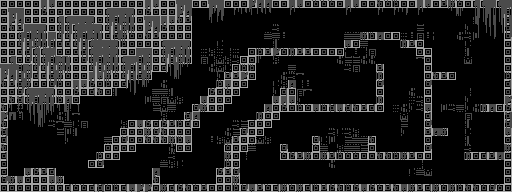

Below is a game level as drawn by its tile map, then a one-line description and the .tmx that defines it (tile-layer data replaced by summaries):
An orthogonal 64x24 tile map with 8x8 px tiles, 3 tile layers (Background, Collision, Foreground) and 8 objects (4x Enemy, 2x Door, Player, Key).

<map version="1.2" tiledversion="1.3.3" orientation="orthogonal" renderorder="right-down" width="64" height="24" tilewidth="8" tileheight="8" infinite="0" nextlayerid="5" nextobjectid="10">
 <editorsettings>
  <export target="rFourMap.lua" format="lua" />
 </editorsettings>
 <tileset firstgid="1" name="Tileset1" tilewidth="8" tileheight="8" tilecount="1024" columns="32">
  <image source="Tileset.png" width="256" height="256" />
 </tileset>
 <layer id="3" name="Background" width="64" height="24">
  <data>[1536 cells, 1536 non-empty, 18 distinct tile ids]</data>
 </layer>
 <layer id="1" name="Collision" width="64" height="24">
  <data>[1536 cells, 611 non-empty, 1 distinct tile ids]</data>
 </layer>
 <objectgroup id="2" name="Object Layer 1">
  <object id="1" type="Player" x="40" y="152">
   <properties>
    <property name="animation_path" value="res/sprite/Player.json" />
    <property name="initial_tag" value="VIP" />
   </properties>
   <polygon points="0,0 0,16 16,16 16,0" />
  </object>
  <object id="2" type="Door" x="32" y="152">
   <properties>
    <property name="initial_tag" value="CLOSE" />
   </properties>
   <polyline points="0,0 0,16 16,16 16,0 0,0" />
  </object>
  <object id="4" type="Door" x="480" y="168">
   <properties>
    <property name="initial_tag" value="OPEN" />
   </properties>
   <polyline points="0,0 0,16 16,16 16,0 0,0" />
  </object>
  <object id="5" type="Key" x="376" y="56">
   <polygon points="0,0 0,8 8,8 8,0" />
  </object>
  <object id="6" type="Enemy" x="120" y="168">
   <properties>
    <property name="animation_path" value="res/sprite/Enemy.json" />
    <property name="etype" value="Red" />
    <property name="initial_tag" value="RED" />
   </properties>
   <polygon points="0,0 0,16 8,16 8,0" />
  </object>
  <object id="7" type="Enemy" x="336" y="88">
   <properties>
    <property name="animation_path" value="res/sprite/Enemy.json" />
    <property name="etype" value="Green" />
    <property name="initial_tag" value="GREEN" />
   </properties>
   <polygon points="0,0 0,16 8,16 8,0" />
  </object>
  <object id="8" type="Enemy" x="192" y="168">
   <properties>
    <property name="animation_path" value="res/sprite/Enemy.json" />
    <property name="etype" value="Red" />
    <property name="initial_tag" value="RED" />
   </properties>
   <polygon points="0,0 0,16 8,16 8,0" />
  </object>
  <object id="9" type="Enemy" x="344" y="136">
   <properties>
    <property name="animation_path" value="res/sprite/Enemy.json" />
    <property name="etype" value="Green" />
    <property name="initial_tag" value="GREEN" />
   </properties>
   <polygon points="0,0 0,16 8,16 8,0" />
  </object>
 </objectgroup>
 <layer id="4" name="Foreground" width="64" height="24">
  <data>[1536 cells, 501 non-empty, 30 distinct tile ids]</data>
 </layer>
</map>